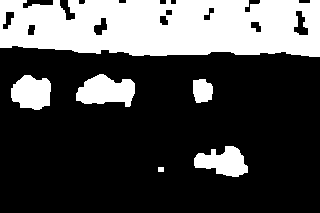
//> input picture 第七章/提取连续区域    计算区域的形状描述子/提取连续区域/binaryGroup.bmp, 320 x 213 px
$ ./提取连续区域   (built with g++ and OpenCV 4)
//> lines starting //> are read from the running program, lines starting //| are printed output that depends on the picture; after the words box and inside, x2 and y2 are one past the last pixel; in counts of white or black regions, pixels touching at a corner belong together
// 提取连续区域.cpp : 此文件包含 "main" 函数。程序执行将在此处开始并结束。
//

#include <iostream>
#include <vector>
#include <opencv2/core.hpp>
#include <opencv2/imgproc.hpp>
#include <opencv2/highgui.hpp>

int main()
{
	cv::Mat image = cv::imread("binaryGroup.bmp", 0);
//> image: 213 rows x 320 cols, CV_8UC1; 28.8% white; 6 white regions
	if (!image.data)
		return 0;

	cv::namedWindow("Binary Image");
	cv::imshow("Binary Image", image);


	// 用于存储轮廓的向量
	std::vector<std::vector<cv::Point>> contours;
	cv::findContours(image,
		contours, // 存储轮廓的向量
		cv::RETR_EXTERNAL, // 检索外部轮廓
		cv::CHAIN_APPROX_NONE); // 每个轮廓的全部像素
//> contours = 6 contours; box (x1, y1, x2, y2) and area: (0, 0, 320, 57) 15988, (76, 74, 135, 107) 1254, (11, 75, 51, 110) 1020, (194, 146, 248, 177) 985, (193, 79, 213, 103) 360, (158, 167, 164, 172) 20

	// 输出轮廓
	std::cout << "Contours: " << contours.size() << std::endl;
//| Contours: 6
	std::vector<std::vector<cv::Point> >::const_iterator itContours = contours.begin();
	for (; itContours != contours.end(); ++itContours) {

		std::cout << "Size: " << itContours->size() << std::endl;
	}
//> this loop made 6 passes
//| Size: 18
//| Size: 152
//| Size: 73
//| Size: 121
//| Size: 155
//| Size: 867

	// 在白色图像上画黑色轮廓
	cv::Mat result(image.size(), CV_8U, cv::Scalar(255));
	cv::drawContours(result, contours,
		-1, // 画全部轮廓
		cv::Scalar(0), // 用黑色画
		2); // 宽度为 2
//> result: 213 rows x 320 cols, CV_8UC1; 94% white; 6 black regions


	cv::imshow("Contours", result);

	// 删除太短或太长的轮廓
	int cmin = 50; // 最小轮廓长度
	int cmax = 1000; // 最大轮廓长度
	std::vector<std::vector<cv::Point>>::iterator itc = contours.begin();
	// 针对所有轮廓
	while (itc != contours.end()) {
		// 验证轮廓大小
		if (itc->size() < cmin || itc->size() > cmax)
			itc = contours.erase(itc);
		else
			++itc;
	}
//> after the loop, contours = 5 contours; box (x1, y1, x2, y2) and area: (0, 0, 320, 57) 15988, (76, 74, 135, 107) 1254, (11, 75, 51, 110) 1020, (194, 146, 248, 177) 985, (193, 79, 213, 103) 360

#pragma region 在原始图像上画轮廓
	cv::Mat original = cv::imread("group.jpg");
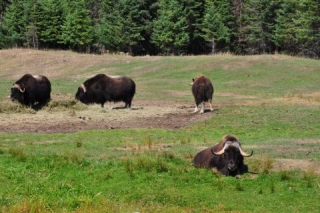
//> input picture 第七章/提取连续区域    计算区域的形状描述子/提取连续区域/group.jpg, 320 x 213 px
//> original is the input picture: 213 rows x 320 cols, CV_8UC3; mean B, G, R 69.4, 113.7, 107.3

	cv::drawContours(original, contours,
		-1, // 画所有轮廓
		cv::Scalar(255, 255, 255), // 白色
		2); // 宽度2
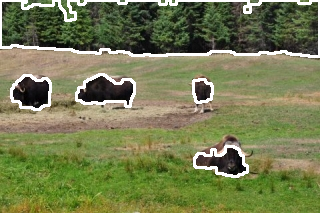
//> original: 213 rows x 320 cols, CV_8UC3; 5.93% of pixels changed, all inside (x1, y1, x2, y2) = (0, 0, 320, 178)

	cv::namedWindow("Contours on Animals");
	cv::imshow("Contours on Animals", original);
	cv::waitKey();
	cv::destroyAllWindows();


#pragma endregion


#pragma region 计算区域的形状描述子


	image = cv::imread("binaryGroup.bmp", 0);
	// 测试边界框(右下角)
	cv::Rect r0 = cv::boundingRect(contours[0]);
//> r0 = Rect(194, 146, 54, 31)
	// 画矩形
	cv::rectangle(result, r0, 0, 2);

	// 测试覆盖圆（右上角）
	float radius;
	cv::Point2f center;
	cv::minEnclosingCircle(contours[1], center, radius);
//> center = Point(201.4, 90.06); radius = 13.11
	// 画圆形
	cv::circle(result, center, static_cast<int>(radius),
		cv::Scalar(0), 2);
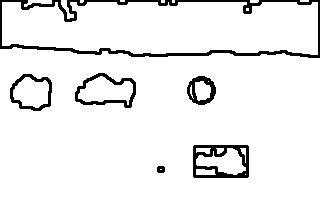
//> result: 213 rows x 320 cols, CV_8UC1; 93.3% white; 6 black regions, box (x1, y1, x2, y2) and area: (0, 0, 320, 58) 2341, (193, 145, 249, 178) 859, (75, 73, 136, 108) 539, (10, 74, 52, 111) 415, (187, 76, 216, 105) 382, (157, 166, 165, 173) 50

	// 测试多边形逼近(左一)
	std::vector<cv::Point> poly;
	cv::approxPolyDP(contours[2], poly, 5, true);
//> poly = 6 Points (x, y): [13, 84], [11, 97], [20, 107], [49, 105], [46, 78], [24, 75]
	// 画多边形
	cv::polylines(result, poly, true, 0, 2);
	std::cout << "Polygon size: " << poly.size() << std::endl;
//| Polygon size: 6

	// 测试凸包（另类多边形逼近）左二
	std::vector<cv::Point> hull;
	cv::convexHull(contours[3], hull);
//> hull = contour of 14 points, box (x1, y1, x2, y2) (76, 74, 135, 107), area 1482
	// 画多边形
	cv::polylines(result, hull, true, 0, 2);
//> result: 213 rows x 320 cols, CV_8UC1; 92.9% white; 6 black regions, box (x1, y1, x2, y2) and area: (0, 0, 320, 58) 2341, (193, 145, 249, 178) 859, (75, 73, 136, 108) 681, (10, 74, 52, 111) 526, (187, 76, 216, 105) 382, (157, 166, 165, 173) 50

	// 测试轮廓矩
// 迭代遍历所有轮廓
	itc = contours.begin();
	while (itc != contours.end()) {
		// 计算所有轮廓矩
		cv::Moments mom = cv::moments(cv::Mat(*itc++));
		// 画重心
		cv::circle(result,
			// 将重心位置转换成整数
			cv::Point(mom.m10 / mom.m00, mom.m01 / mom.m00),
			2, cv::Scalar(0), 2); // 画黑点
	}
//> this loop made 5 passes
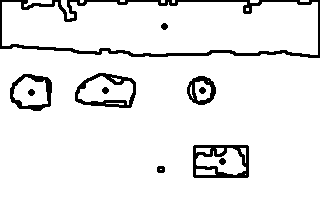
//> result: 213 rows x 320 cols, CV_8UC1; 92.6% white; 11 black regions
	cv::namedWindow("Some Shape descriptors");
	cv::imshow("Some Shape descriptors", result);

#pragma endregion

#pragma region 所有闭合轮廓
	cv::findContours(image,
		contours, // 存放轮廓的向量
		cv::RETR_LIST, // 检索全部轮廓
		cv::CHAIN_APPROX_NONE); // 全部像素
//> contours = 14 contours; largest, box (x1, y1, x2, y2) and area: (0, 0, 320, 57) 15988, (76, 74, 135, 107) 1254, (11, 75, 51, 110) 1020, (194, 146, 248, 177) 985, (193, 79, 213, 103) 360
	cv::Mat result1(image.size(), CV_8U, cv::Scalar(255));
	cv::drawContours(result1, contours,
		-1, // 画全部轮廓
		cv::Scalar(0), // 用黑色画
		2); // 宽度为 2
//> result1: 213 rows x 320 cols, CV_8UC1; 92.3% white; 12 black regions, largest, box (x1, y1, x2, y2) and area: (0, 0, 320, 58) 2504, (75, 73, 136, 108) 539, (193, 145, 249, 178) 513
	cv::imshow("result1", result1);

#pragma endregion
	cv::waitKey();

#pragma region
	image = cv::imread("binaryGroup.bmp", 0);

	// Get the contours of the connected components
	cv::findContours(image,
		contours, //存放轮廓的向量
		cv::RETR_LIST, // 检索全部轮廓
		cv::CHAIN_APPROX_NONE); // 全部像素

	//画黑色轮廓
	result.setTo(255);
	cv::drawContours(result, contours,
		-1,  // 画所有轮廓
		0,  // 黑色
		2); // 宽度
	cv::namedWindow("All Contours");
	cv::imshow("All Contours", result);

	// mser后的图像
	cv::Mat components;
	components = cv::imread("mser.bmp", 0);
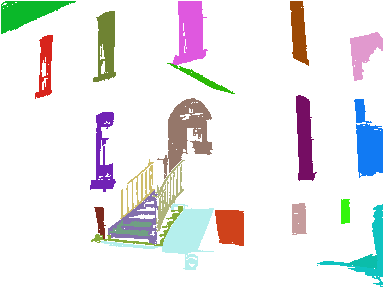
//> input picture 第七章/提取连续区域    计算区域的形状描述子/提取连续区域/mser.bmp, 384 x 288 px
//> components: 288 rows x 384 cols, CV_8UC1; min 54, max 255, mean 232.8

	// 创建二值图像
	components = components == 255;
	// 打开图像（包含白背景）
	cv::morphologyEx(components, components, cv::MORPH_OPEN, cv::Mat(), cv::Point(-1, -1), 3);
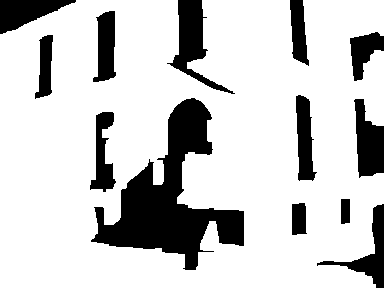
//> components: 288 rows x 384 cols, CV_8UC1; 79.5% white; 13 black regions, largest, box (x1, y1, x2, y2) and area: (91, 98, 244, 270) 9805, (167, 0, 235, 94) 1934, (354, 99, 384, 178) 1596

	cv::namedWindow("MSER image");
	cv::imshow("MSER image", components);

	contours.clear();
//> contours = 0 contours
	//翻转图像（背景必须是黑色的）
	cv::Mat componentsInv = 255 - components;
//> componentsInv: 288 rows x 384 cols, CV_8UC1; 20.5% white; 13 white regions
	// 得到连续区域的轮廓
	cv::findContours(componentsInv,
		contours, // 轮廓的向量
		cv::RETR_EXTERNAL, // 检索外部轮廓
		cv::CHAIN_APPROX_NONE); // retrieve all pixels of each contours
//> contours = 13 contours; largest, box (x1, y1, x2, y2) and area: (91, 98, 244, 270) 9408, (167, 0, 235, 94) 1782, (354, 99, 384, 178) 1496, (0, 0, 76, 34) 1313, (317, 204, 384, 288) 1208

	// 白色图像
	cv::Mat quadri(components.size(), CV_8U, 255);

	// 针对全部轮廓
	std::vector<std::vector<cv::Point> >::iterator it = contours.begin();
	while (it != contours.end()) {
		poly.clear();
		//  用多边形逼近轮廓
		cv::approxPolyDP(*it, poly, 5, true);

		//  是否为四边形？
		if (poly.size() == 4) {
			// 画出来
			cv::polylines(quadri, poly, true, 0, 2);
		}

		++it;
	}
//> this loop made 13 passes
//> poly on passes 8, 10, 11, 13: 4 Points (x, y): [52, 35], [39, 40], [35, 98], [51, 92], 4 Points (x, y): [114, 11], [96, 17], [93, 81], [115, 75], 4 Points (x, y): [290, 0], [293, 57], [308, 65], [302, 0], 3 Points (x, y): [0, 33], [75, 0], [0, 0]
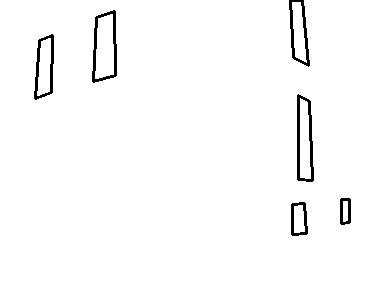
//> quadri: 288 rows x 384 cols, CV_8UC1; 97.9% white; 6 black regions, box (x1, y1, x2, y2) and area: (297, 94, 314, 182) 559, (92, 10, 117, 83) 499, (289, 0, 310, 67) 430, (34, 34, 54, 100) 424, (291, 202, 308, 236) 252, (340, 198, 351, 225) 184

	cv::namedWindow("MSER quadrilateral");
	cv::imshow("MSER quadrilateral", quadri);

#pragma endregion

	cv::waitKey();
	return 0;


}
